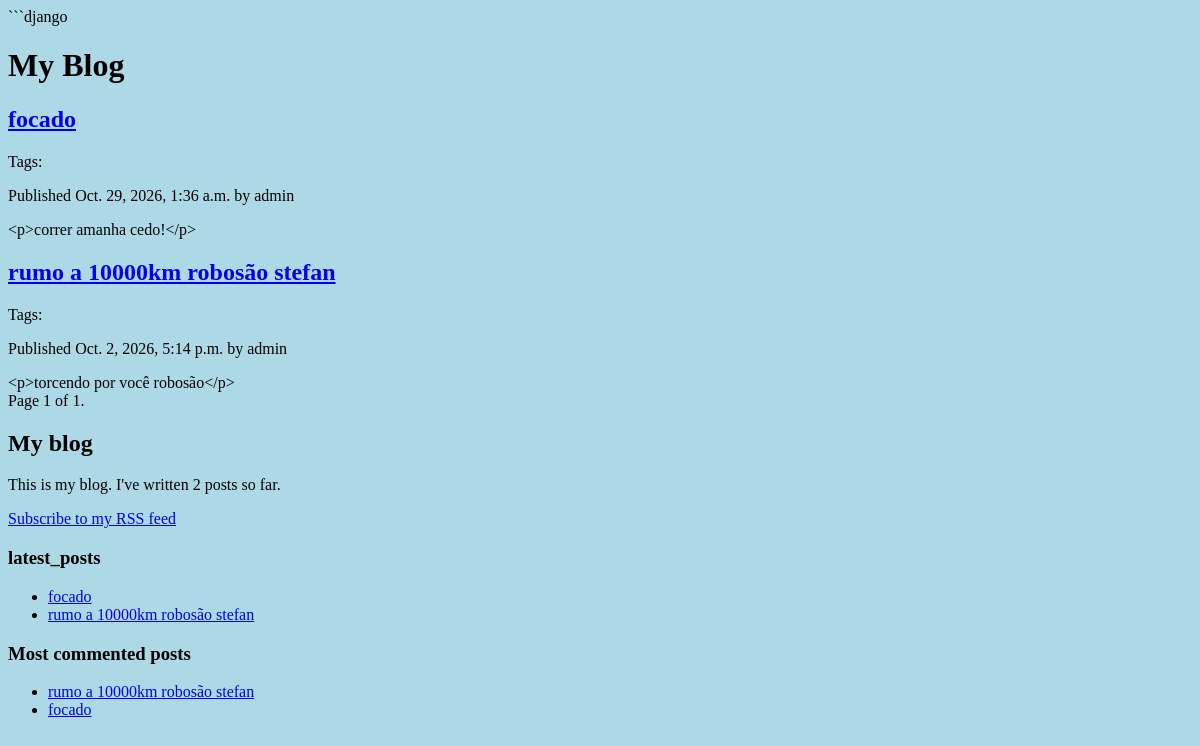
/blog/, run on an earlier commit of the app's database.
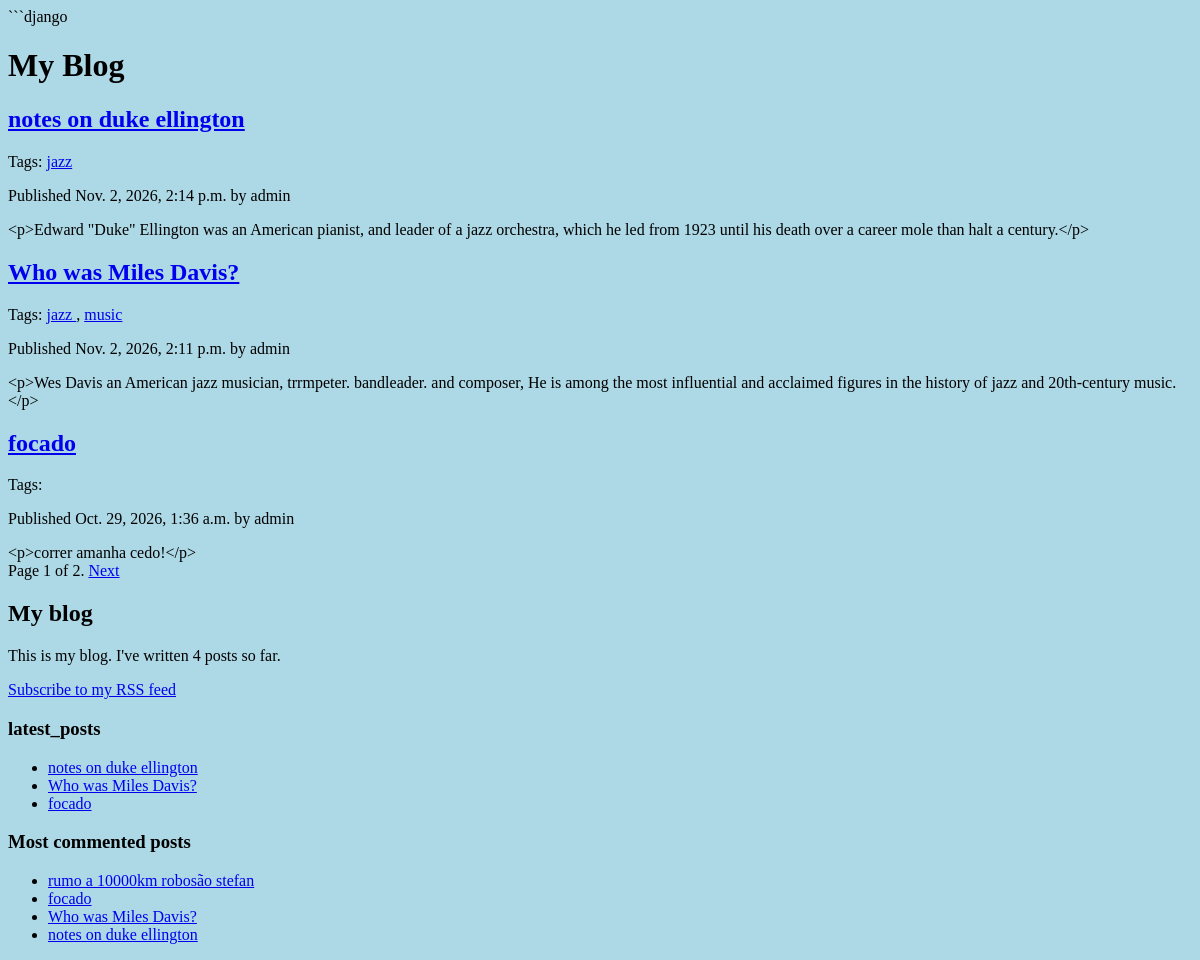
And on a later commit of the database.
### blog/models.py (models this page shows, shortened)
class Post(models.Model):
    class Status(models.TextChoices):
        DRAFT = 'DF', 'Draft'
        PUBLISHED = 'PB', 'Published'
    title = models.CharField(max_length=250)
    slug = models.SlugField(
        max_length=250,
        unique_for_date= 'publish'
        )
    author = models.ForeignKey(
        settings.AUTH_USER_MODEL,
        on_delete=models.CASCADE,
        related_name='blog_posts'
    )
    body = models.TextField()
    publish = models.DateTimeField(default=timezone.now)
    created = models.DateTimeField(auto_now_add=True)
    updated = models.DateTimeField(auto_now=True)
    status = models.CharField(
        max_length=2,
        choices=Status,
        default=Status.DRAFT
    )
    objects = models.Manager()
    published = PublishedManager()
    tags = TaggableManager()
    class Meta:
        ordering = ['-publish']
        indexes = [
            models.Index(fields=['-publish']),
        ]
    def get_absolute_url(self):
        return reverse(
            'blog:post_detail',
            args=[self.publish.year,
                  self.publish.month,
                  self.publish.day,
                  self.slug
                  ]
        )

### blog/views.py (the view)
# urls.py: path('', views.post_list, name='post_list'),
def post_list(request, tag_slug=None):
    post_list = Post.published.all()
    tag = None
    if tag_slug:
        tag = get_object_or_404(Tag, slug=tag_slug)
        post_list = post_list.filter(tags_in=[tag])
    paginator = Paginator(post_list, 3)
    page_number = request.GET.get('page')
    try:
        posts = paginator.page(page_number)
    except PageNotAnInteger:
        posts = paginator.page(1)
    except EmptyPage:
        posts = paginator.page(paginator.num_pages)
    return render(
        request,
        'blog/post/list.html',
        {
        'posts': posts,
        'tag': tag
                }
    )

### blog/models.py (called while the page is built)
    def get_queryset(self):
        return (
            super()
            .get_queryset()
            .filter(status=Post.Status.PUBLISHED)
        )

### blog/templatetags/blog_tags.py (called while the page is built)
@register.simple_tag
def total_posts():
    return Post.published.count()

@register.inclusion_tag('blog/post/latest_posts.html')
def show_latest_posts(count=5):
    latest_posts = Post.published.order_by('-publish')[:count]
    return {'latest_posts': latest_posts}

@register.simple_tag
def get_most_commented_posts(count=5):
    return Post.published.annotate(
        total_comments=Count('comments')
    ).order_by('-total_comments')[:count]

### blog/templatetags/markdown.py (called while the page is built)
@register.filter
def markdown_format(text):
    return markdown.markdown(text)

### blog/templates/blog/post/list.html (shortened to what this page needs)
{% extends "blog/base.html" %}
{% load blog_tags %}
{% load markdown %}
{% block content %}
<h1>My Blog</h1>
{% for post in posts %}
<h2>
    <a href="{{ post.get_absolute_url }}">
        {{ post.title }}
    </a>
</h2>
<p class="tags">
    Tags:
    {% for tag in post.tags.all %}
        <a href="{% url 'blog:post_list_by_tag' tag.slug %}">
            {{ tag.name }}
        </a>{% if not forloop.last %}, {% endif %}
    {% endfor %}
</p>
<p class="date">
    Published {{ post.publish }} by {{ post.author }}
</p>
{{ post.body|markdown_format }}
{% endfor %}
{% include "pagination.html" with page=posts %}
{% endblock %}

### blog/templates/blog/base.html (shortened to what this page needs)
{% load blog_tags %}
{% load static %}
<!DOCTYPE html>
<html>
<head>
    <link rel="stylesheet" href="{% static 'css/blog.css' %}">
</head>
<body>
    <div id="content">
        {% block content %}
        {% endblock %}
    </div>
    <div id="sidebar">
        <h2>My blog</h2>
        <p>
            This is my blog.
            I've written {% total_posts %} posts so far.
        </p>
        <p>
            <a href="{% url "blog:post_feed" %}">
                Subscribe to my RSS feed
            </a>
        </p>
        <h3>latest_posts</h3>
        {% show_latest_posts 3 %}
        <h3>Most commented posts</h3>
        {% get_most_commented_posts as most_commented_posts %}
        <ul>
            {% for post in most_commented_posts %}
            <li>
                <a href="{{ post.get_absolute_url }}">{{ post.title }}</a>
            </li>
            {% endfor %}
        </ul>
    </div>
</body>
</html>

### blog/templates/pagination.html (shortened to what this page needs)
<div class="pagination">
    <span class="step-links">
        <span class="current">
            Page {{ page.number }} of {{ page.paginator.num_pages }}.
        </span>
        {% if page.has_next %}
            <a href="?page={{ page.next_page_number }}">
                Next
            </a>
        {% endif %}
    </span>
</div>

### blog/templates/blog/post/latest_posts.html
<ul>
    {% for post in latest_posts %}
    <li>
        <a href="{{ post.get_absolute_url }}">{{ post.title }}</a>
    </li>
    {% endfor %}
</ul>

### static/css/blog.css (style rules this page uses)
body { background-color: lightblue; }

What changed in the data, as far as the page shows it:
no longer on one of the page's lists (row unchanged): Post: title "rumo a 10000km robosão stefan", publish "Oct. 2, 2026, 5:14 p.m.", author "admin", body "<p>torcendo por você robosão</p>"
added Post: title "notes on duke ellington", publish "Nov. 2, 2026, 2:14 p.m.", author "admin", body "<p>Edward \"Duke\" Ellington was an American pianist, and leader of a jazz orchestra, which he led from 1923 until his death over a career mole than halt a century.</p>"
added Tag: name "jazz"
added Post: title "Who was Miles Davis?", publish "Nov. 2, 2026, 2:11 p.m.", author "admin", body "<p>Wes Davis an American jazz musician, trrmpeter. bandleader. and composer, He is among the most influential and acclaimed figures in the history of jazz and 20th-century music.</p>"
added Tag: name "music", shown under "Who was Miles Davis?"
Also different on the page:
{{ page.paginator.num_pages }}: "1" → "2"
text no longer shown: "2"
text now shown: "Next 4"
